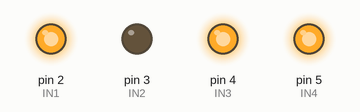
This sketch was run on a simulated Arduino Uno, built with avr-gcc and run on an emulated ATmega328P. On the bench: output pins drawn as LEDs (lit = HIGH).

Above: at 2.0 s.
At 6.0 s:
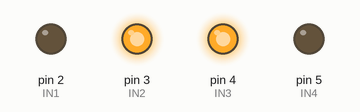
At 10.0 s:
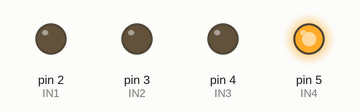
Timing chart, 0 to 15.6 s (numbered marks = the images above):
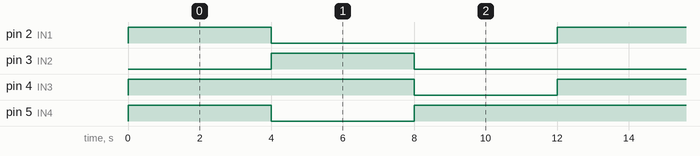

The sketch:

TESTE-RODAS.ino
```cpp
//Declaração das variáveis PontH:

int IN1 = 2; //Roda 1, DUAS DA ESQUERDA PARA FRENTE
int IN2 = 3; //Roda 2 DUAS DA ESQUERDA PARA TRÁS
int IN3 = 4; //Roda 3, DUAS DA DIREITA PARA TRÁS
int IN4 = 5; //Roda 4, DUAS DA DIREITA PARA FRENTE


//n1 e n4 roda para frente
//n3 n2 roda para trás
void setup() {
  pinMode(IN1, OUTPUT);
  pinMode(IN2, OUTPUT);
  pinMode(IN3, OUTPUT);
  pinMode(IN4, OUTPUT);
}

void loop() {
  //FAZER A RODA GIRAR OU DAR RÉ

  rodarFrente();
  delay(4000);
  re();
  delay(4000);
  virarDireita();
  delay(4000);
  virarEsquerda();
}


//fUNÇÃO

void rodarFrente(){
  digitalWrite(IN1, 1);
  digitalWrite(IN3, 1);
  digitalWrite(IN2, 0);
  digitalWrite(IN4, 1);
}

void re(){
   digitalWrite(IN1, LOW);
  digitalWrite(IN3, HIGH);
  digitalWrite(IN2, HIGH);
  digitalWrite(IN4, LOW);
}

void para(){
  digitalWrite(IN1, 0);
  digitalWrite(IN3, 0);
  digitalWrite(IN2, 0);
  digitalWrite(IN4, 0);
}

void virarDireita(){
  digitalWrite(IN1, 0);
  digitalWrite(IN3, 0);
  digitalWrite(IN2, 0);
  digitalWrite(IN4, 1);
}

void virarEsquerda(){
  digitalWrite(IN1, 0);
  digitalWrite(IN3, 0);
  digitalWrite(IN2, 1);
  digitalWrite(IN4, 0);
}
```

Measured:
- by itself, pin 2 (IN1), pin 3 (IN2): alternates HIGH for 4.0 s and LOW for 8.0 s
- by itself, pin 4 (IN3): alternates HIGH for 8.0 s and LOW for 4.0 s
- by itself, pin 5 (IN4): repeats every 12.0 s: LOW 4.0 s, HIGH 8.0 s
